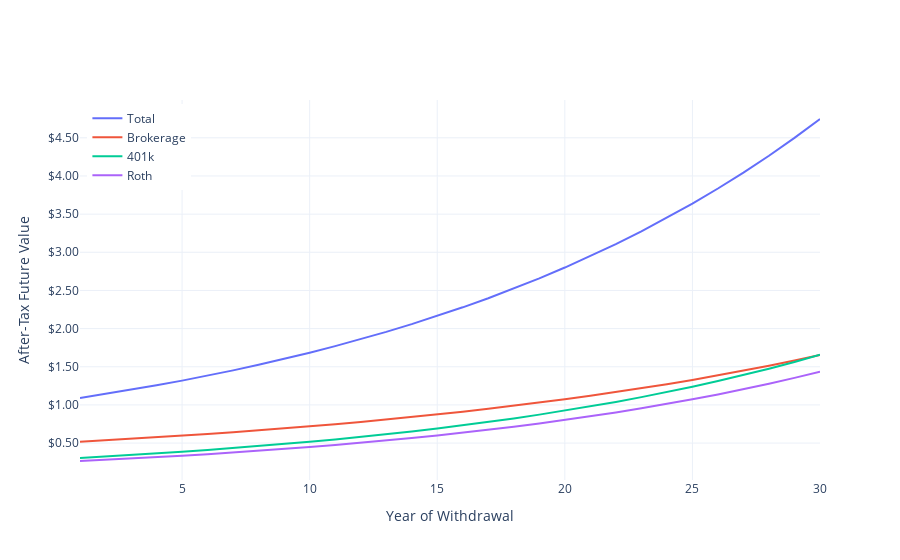

Here is the notebook cell this chart was saved with:
### Markdown cell above
# FIGURE

### Code cell
import plotly.graph_objects as go

fig = go.Figure()


fig.add_trace(go.Scatter(x=df.index, y=df[('Overall','Total')], mode="lines", name="Total"))
fig.add_trace(go.Scatter(x=df.index, y=df[('Brokerage','Total')], mode="lines", name="Brokerage"))
fig.add_trace(go.Scatter(x=df.index, y=df[('401k','Total')], mode="lines", name="401k"))
fig.add_trace(go.Scatter(x=df.index, y=df[('Roth','Total')], mode="lines", name="Roth"))
fig.update_layout(
    xaxis_title="Year of Withdrawal",
    xaxis_tickformat=",.0f",
    yaxis_title="After-Tax Future Value",
    yaxis_tickformat="$,.2f",
    hovermode="x unified",
    template="plotly_white",
    legend = dict(
        yanchor="top",
        y=0.99,
        xanchor="left",
        x=0.01
    )
)
fig.show()

### Figure 1 — Plotly figure (JSON) as saved in the notebook; plotly's stock layout.template omitted (floating-point values rounded to 4 significant figures)
{"data": [{"mode": "lines", "name": "Total", "type": "scatter", "x": [1, 2, 3, 4, 5, 6, 7, 8, 9, 10, 11, 12, 13, 14, 15, 16, 17, 18, 19, 20, 21, 22, 23, 24, 25, 26, 27, 28, 29, 30], "y": [1.089, 1.142, 1.197, 1.256, 1.318, 1.384, 1.453, 1.526, 1.603, 1.684, 1.77, 1.861, 1.957, 2.058, 2.166, 2.279, 2.398, 2.525, 2.659, 2.8, 2.949, 3.107, 3.275, 3.451, 3.638, 3.836, 4.045, 4.266, 4.499, 4.747]}, {"mode": "lines", "name": "Brokerage", "type": "scatter", "x": [1, 2, 3, 4, 5, 6, 7, 8, 9, 10, 11, 12, 13, 14, 15, 16, 17, 18, 19, 20, 21, 22, 23, 24, 25, 26, 27, 28, 29, 30], "y": [0.5184, 0.5368, 0.5562, 0.5764, 0.5976, 0.6198, 0.6431, 0.6675, 0.693, 0.7199, 0.748, 0.7775, 0.8085, 0.8409, 0.8751, 0.9109, 0.9485, 0.988, 1.03, 1.073, 1.119, 1.167, 1.218, 1.271, 1.327, 1.386, 1.448, 1.513, 1.582, 1.654]}, {"mode": "lines", "name": "401k", "type": "scatter", "x": [1, 2, 3, 4, 5, 6, 7, 8, 9, 10, 11, 12, 13, 14, 15, 16, 17, 18, 19, 20, 21, 22, 23, 24, 25, 26, 27, 28, 29, 30], "y": [0.3058, 0.3241, 0.3436, 0.3642, 0.386, 0.4092, 0.4337, 0.4598, 0.4873, 0.5166, 0.5476, 0.5804, 0.6153, 0.6522, 0.6913, 0.7328, 0.7768, 0.8234, 0.8728, 0.9251, 0.9806, 1.039, 1.102, 1.168, 1.238, 1.312, 1.391, 1.475, 1.563, 1.657]}, {"mode": "lines", "name": "Roth", "type": "scatter", "x": [1, 2, 3, 4, 5, 6, 7, 8, 9, 10, 11, 12, 13, 14, 15, 16, 17, 18, 19, 20, 21, 22, 23, 24, 25, 26, 27, 28, 29, 30], "y": [0.265, 0.2809, 0.2978, 0.3156, 0.3346, 0.3546, 0.3759, 0.3985, 0.4224, 0.4477, 0.4746, 0.503, 0.5332, 0.5652, 0.5991, 0.6351, 0.6732, 0.7136, 0.7564, 0.8018, 0.8499, 0.9009, 0.9549, 1.012, 1.073, 1.137, 1.206, 1.278, 1.355, 1.436]}], "layout": {"hovermode": "x unified", "legend": {"x": 0.01, "xanchor": "left", "y": 0.99, "yanchor": "top"}, "xaxis": {"tickformat": ",.0f", "title": {"text": "Year of Withdrawal"}}, "yaxis": {"tickformat": "$,.2f", "title": {"text": "After-Tax Future Value"}}}}
